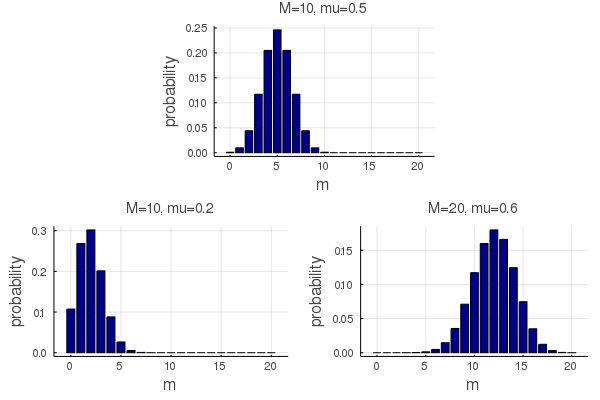

Write Julia code to recreate this figure.
using Plots
using Plots.PlotMeasures
#Plots.scalefontsizes(0.8)

M_arr = [10, 10, 20]
mu_arr = [0.5, 0.2, 0.6]
N = 20
l = @layout [a; b c]
color=:darkblue; margin = 40mm
fs = 10 # fontsize


p_arr = zeros(N+1, length(M_arr))
for (i, (M, mu)) in enumerate(zip(M_arr, mu_arr))
  for m in 0:N
    p_arr[m+1,i] = binomial(M, m)* mu^m * (1-mu)^(M-m)
  end
end

x_scale = range(0, step=1, length=N+1)
a = bar(x_scale, p_arr[:,1], title="M=10, mu=0.5", label="",
          color=color, xlabel="m", ylabel="probability",
          titlefont=fs, bar_edges=true,
          left_margin=margin, right_margin=margin)
b = bar(x_scale, p_arr[:,2], title="M=10, mu=0.2", label="",
          titlefont=fs, bar_edges= true,
          color=color, xlabel="m", ylabel="probability")

c = bar(x_scale, p_arr[:,3], title="M=20, mu=0.6", label="",
          titlefont=fs, bar_edges=true,
          color=color, xlabel="m", ylabel="probability")
plot(a,b,c, layout=l)
savefig("fig_2_3.png")
